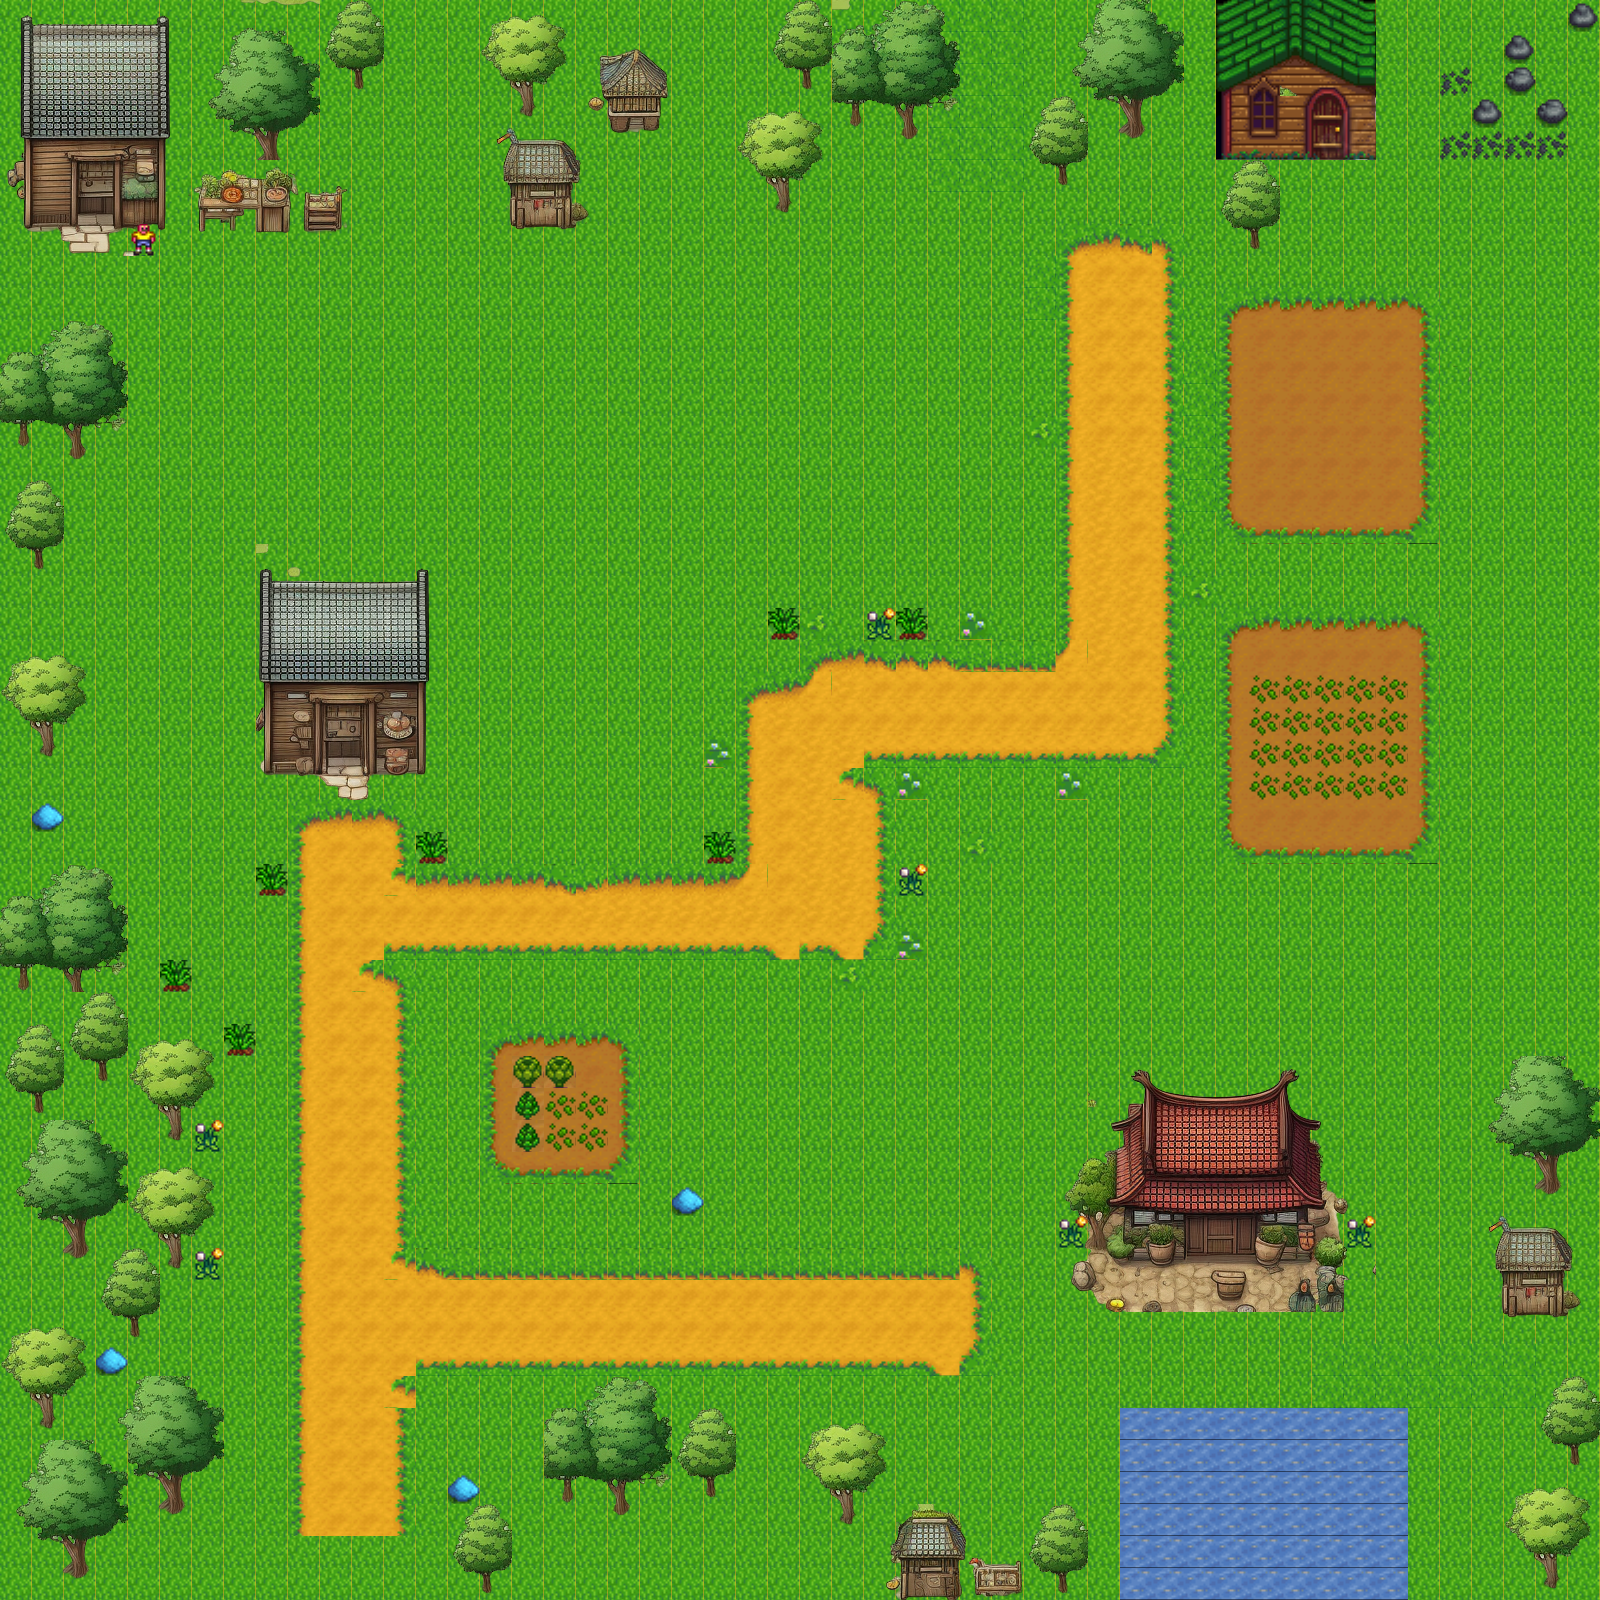

A 2D game scene composited from a Tiled map and its tileset images. What follows is a short description and the map's XML, with each tile layer's data collapsed to a summary:
An orthogonal 50x50 tile map with 32x32 px tiles, 3 tile layers (layer0, layer1, layer2), 5 tilesets.

<map version="1.0" tiledversion="1.0.1" orientation="orthogonal" renderorder="right-down" width="50" height="50" tilewidth="32" tileheight="32" nextobjectid="1">
 <tileset firstgid="1" name="source1" tilewidth="32" tileheight="32" tilecount="1024" columns="32">
  <image source="source1.png" width="1024" height="1024" />
 </tileset>
 <tileset firstgid="1025" name="result" tilewidth="32" tileheight="32" tilecount="200" columns="10">
  <image source="result.png" width="320" height="640" />
 </tileset>
 <tileset firstgid="1225" name="building" tilewidth="32" tileheight="32" tilecount="1024" columns="32">
  <image source="building.png" width="1024" height="1024" />
 </tileset>
 <tileset firstgid="2249" name="back" tilewidth="32" tileheight="32" tilecount="1975" columns="25">
  <image source="back.png" width="800" height="2528" />
 </tileset>
 <tileset firstgid="4224" name="object" tilewidth="32" tileheight="32" tilecount="816" columns="24">
  <image source="object.png" width="768" height="1088" />
 </tileset>
 <layer name="layer0" width="50" height="50">
  <data>[2500 cells, 2500 non-empty, 55 distinct tile ids]</data>
 </layer>
 <layer name="layer1" width="50" height="50">
  <data>[2500 cells, 603 non-empty, 292 distinct tile ids]</data>
 </layer>
 <layer name="layer2" width="50" height="50">
  <data>[2500 cells, 56 non-empty, 10 distinct tile ids]</data>
 </layer>
</map>